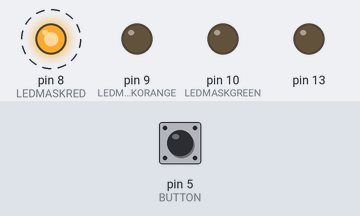
Recording of a program running on a simulated Arduino Uno, built with avr-gcc and run on an emulated ATmega328P. On the bench: output pins drawn as LEDs (lit = HIGH). Dashed ring = blinking. The test bench sets the inputs (shaded band); at power-on: pin 5 (BUTTON) LOW.

Above: at 0.87 s.
1.3 s: pin 5 (BUTTON) pulled HIGH for 0.15 s
At 1.37 s:
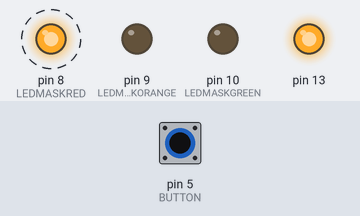
4.3 s: pin 5 (BUTTON) pulled HIGH for 1 s
At 5.64 s:
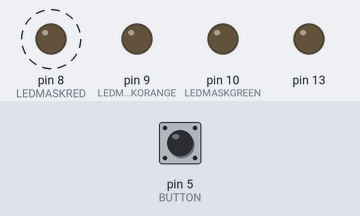
7.3 s: pin 5 (BUTTON) pulled HIGH for 3.2 s
At 7.65 s:
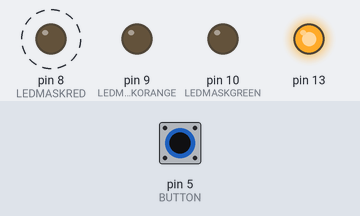
Timing chart, 0 to 18.0 s (numbered marks = the images above; inputs shaded):
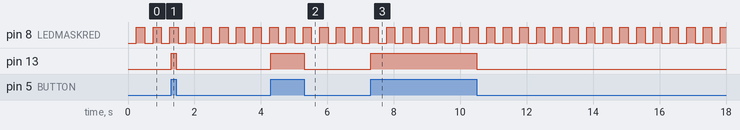

The program:

main.cpp
```cpp
#include <Arduino.h>

// (1<<PB0) is pin 8
// (1<<PB1) is pin 9
// (1<<PB2) is pin 10
// (1<<PB3) is pin 11
// (1<<PB4) is pin 12
// (1<<PB5) is pin 13
// (1<<PD7) is pin 7
// (1<<PD6) is pin 6
// (1<<PD5) is pin 5
// (1<<PD4) is pin 4
// (1<<PD3) is pin 3
// (1<<PD2) is pin 2

// PORTB is PDB
// PORTD is PDD


#define LEDMASKRED (1<<PB0)
#define LEDMASKORANGE (1<<PB1)
#define LEDMASKGREEN (1<<PB2)
#define LEDMASKYELLOW (1<<PB3)
#define BUTTON 5
#define BUILTIN_LED PB5
#define BUILTINLEDMASK (1<<BUILTIN_LED)

unsigned long lastTime = 0;
unsigned long debounceDelay = 100;
unsigned long blinkinterval = 250;
unsigned long lastMillis = 0;

void setup()
{
  DDRB = DDRB | LEDMASKRED;
  DDRB = DDRB | LEDMASKORANGE;
  DDRB = DDRB | LEDMASKGREEN;
  DDRB = DDRB | BUILTINLEDMASK;
  DDRD = DDRD & ~BUILTINLEDMASK;
  Serial.begin(9600);
}

void builtinLed()
{
  //if button pressed turn on, otherwise it is off
  if (digitalRead(BUTTON) == HIGH)
  {
    PORTB = PORTB | BUILTINLEDMASK;
  }
  else
  {
    PORTB = PORTB & ~BUILTINLEDMASK;
  }
}

//blink at 4hz
void externalLed()
{
  if (millis() - lastMillis > blinkinterval)
  {
    PORTB = PORTB ^ LEDMASKRED;

    lastMillis = millis();
  }
}

void buttonhandler()
{
  if (digitalRead(BUTTON) == HIGH)
  {
    if (millis() - lastTime > debounceDelay)
    {
      PORTB = PORTB ^ LEDMASKRED;
      lastTime = millis();
    }
  }
}

void loop()
{
  externalLed();
  builtinLed();

}
```

Measured:
- after the input at 1.3 s, pin 13: LOW → HIGH at once, → LOW 0.15 s later
- after the input at 4.3 s, pin 13: LOW → HIGH at once, → LOW 1.0 s later
- after the input at 7.3 s, pin 13: LOW → HIGH at once, → LOW 3.2 s later
- by itself, pin 8 (LEDMASKRED): alternates HIGH for 0.25 s and LOW for 0.25 s
